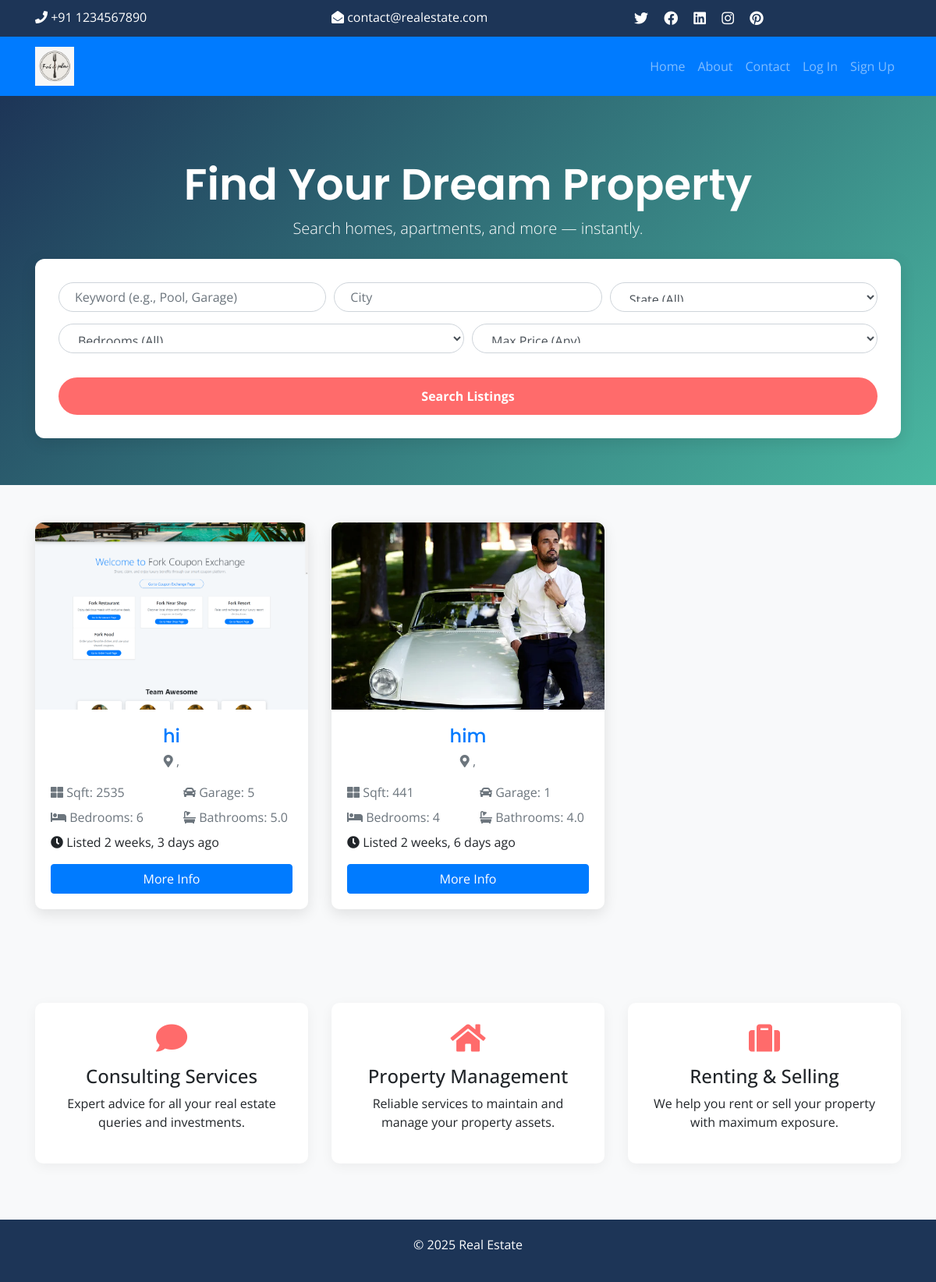
/main_page/realindex, run on the app's committed database.
### main_page/models.py (models this page shows, shortened)
class Listing(models.Model):
  realtor = models.ForeignKey(Realtor, on_delete=models.CASCADE)
  title = models.CharField(max_length=200)
  address = models.CharField(max_length=200)
  city = models.CharField(max_length=100)
  state = models.CharField(max_length=100)
  zipcode = models.CharField(max_length=20)
  description = models.TextField(blank=True)
  price = models.IntegerField()
  bedrooms = models.IntegerField()
  bathrooms = models.DecimalField(max_digits=2, decimal_places=1)
  garage = models.IntegerField(default=0)
  sqft = models.IntegerField()
  lot_size = models.DecimalField(max_digits=5, decimal_places=1)
  photo_main = models.ImageField(upload_to='photos/%Y/%m/%d/')
  photo_1 = models.ImageField(upload_to='photos/%Y/%m/%d/', blank=True)
  photo_2 = models.ImageField(upload_to='photos/%Y/%m/%d/', blank=True)
  photo_3 = models.ImageField(upload_to='photos/%Y/%m/%d/', blank=True)
  photo_4 = models.ImageField(upload_to='photos/%Y/%m/%d/', blank=True)
  photo_5 = models.ImageField(upload_to='photos/%Y/%m/%d/', blank=True)
  photo_6 = models.ImageField(upload_to='photos/%Y/%m/%d/', blank=True)
  is_published = models.BooleanField(default=True)
  list_date = models.DateTimeField(default=datetime.now, blank=True)

### main_page/views.py (the view)
# urls.py: path('realindex',views.realindex,name ='realindex'),
def realindex(request):
    listings = Listing.objects.order_by("-list_date").filter(is_published=True)[:3]
    context = {
        "listings": listings,
        "state_choices": state_choices,
        "bedroom_choices": bedroom_choices,
        "price_choices": price_choices,
    }
    return render(request, "main_page/index.html", context)

### templates/main_page/index.html (shortened to what this page needs)
{% load static %}
<!DOCTYPE html>
<html lang="en">
  <head>
    <link href="https://stackpath.bootstrapcdn.com/bootstrap/4.5.2/css/bootstrap.min.css" rel="stylesheet" />
    <link href="https://cdnjs.cloudflare.com/ajax/libs/font-awesome/5.15.4/css/all.min.css" rel="stylesheet" />
  </head>
  <body>
    <section id="top-bar">
      <div class="container">
        <div class="row text-center text-md-left">
          <div class="col-md-4 mb-2 mb-md-0">
            <i class="fas fa-phone"></i> +91 1234567890
          </div>
          <div class="col-md-4 mb-2 mb-md-0">
            <i class="fas fa-envelope-open"></i> contact@realestate.com
          </div>
          <div class="col-md-4 social">
            <a href="#"><i class="fab fa-twitter"></i></a>
            <a href="#"><i class="fab fa-facebook"></i></a>
            <a href="#"><i class="fab fa-linkedin"></i></a>
            <a href="#"><i class="fab fa-instagram"></i></a>
            <a href="#"><i class="fab fa-pinterest"></i></a>
          </div>
        </div>
      </div>
    </section>
    <nav class="navbar navbar-expand-lg navbar-dark bg-primary sticky-top">
      <div class="container">
        <a class="navbar-brand" href="#"><img src="{% static 'userside_desktop/logo.png' %}" alt="Logo" height="50" /></a>
        <div class="collapse navbar-collapse" id="mainNavbar">
          <ul class="navbar-nav ml-auto">
            <li class="nav-item{% if request.path == '/' %} active{% endif %}">
              <a class="nav-link" href="{% url 'pre_home_screen' %}">Home</a>
            </li>
            <li class="nav-item">
              <a class="nav-link" href="{% url 'about' %}">About</a>
            </li>
            <li class="nav-item">
              <a class="nav-link" href="#">Contact</a>
            </li>
            {% if user.is_authenticated %}
              <li class="nav-item d-flex align-items-center mx-2">
                <img src="{% static 'honor_Side_image/defualt_logo.png' %}" class="rounded-circle" width="30" height="30" />
                <span class="text-white ml-2">Hi, {{ user.username }}</span>
              </li>
              <li class="nav-item">
                <a class="nav-link" href="{% url 'logout_view' %}">Log Out</a>
              </li>
            {% else %}
              <li class="nav-item">
                <a class="nav-link" href="{% url 'login' %}">Log In</a>
              </li>
              <li class="nav-item">
                <a class="nav-link" href="{% url 'verify_login_otp' %}">Sign Up</a>
              </li>
            {% endif %}
          </ul>
        </div>
      </div>
    </nav>
    <section id="showcase">
      <div class="container">
        <h1 class="display-4">Find Your Dream Property</h1>
        <p class="lead">Search homes, apartments, and more — instantly.</p>
        <div class="search-form mx-auto mt-4">
          <form>
            <div class="form-row">
              <div class="col-md-4">
                <input type="text" class="form-control" placeholder="Keyword (e.g., Pool, Garage)" />
              </div>
              <div class="col-md-4">
                <input type="text" class="form-control" placeholder="City" />
              </div>
              <div class="col-md-4">
                <select class="form-control">
                  <option selected>State (All)</option>
                </select>
              </div>
            </div>
            <div class="form-row">
              <div class="col-md-6">
                <select class="form-control">
                  <option selected>Bedrooms (All)</option>
                </select>
              </div>
              <div class="col-md-6">
                <select class="form-control">
                  <option selected>Max Price (Any)</option>
                </select>
              </div>
            </div>
            <button type="submit" class="btn btn-primary mt-3">Search Listings</button>
          </form>
        </div>
      </div>
    </section>
    <section class="py-5">
      <div class="container">
        <div class="row">
          {% for listing in listings %}
            <div class="col-md-6 col-lg-4 mb-4">
              <div class="card">
                <img src="http://127.0.0.1:8000/main_page{{ listing.photo_main.url }}" class="card-img-top" alt="{{ listing.title }}" />
                <div class="card-body">
                  <div class="listing-heading text-center">
                    <h4 class="text-primary">{{ listing.title }}</h4>
                    <p class="text-muted">
                      <i class="fas fa-map-marker-alt"></i> {{ listing.city }}, {{ listing.state }} {{ listing.zipcode }}
                    </p>
                  </div>
                  <div class="row text-secondary mb-2">
                    <div class="col-6">
                      <i class="fas fa-th-large"></i> Sqft: {{ listing.sqft }}
                    </div>
                    <div class="col-6">
                      <i class="fas fa-car"></i> Garage: {{ listing.garage }}
                    </div>
                  </div>
                  <div class="row text-secondary mb-2">
                    <div class="col-6">
                      <i class="fas fa-bed"></i> Bedrooms: {{ listing.bedrooms }}
                    </div>
                    <div class="col-6">
                      <i class="fas fa-bath"></i> Bathrooms: {{ listing.bathrooms }}
                    </div>
                  </div>
                  <p>
                    <i class="fas fa-clock"></i> Listed {{ listing.list_date|timesince }} ago
                  </p>
                  <a href="{% url 'listing_detail' listing.id %}" class="btn btn-primary btn-block">More Info</a>
                </div>
              </div>
            </div>
          {% empty %}
            <div class="col-12 text-center">
              <p>No listings found.</p>
            </div>
          {% endfor %}
        </div>
      </div>
    </section>
    <section id="services" class="py-5 bg-light">
      <div class="container">
        <div class="row text-center">
          <div class="col-md-4 mb-4">
            <div class="service-box">
              <i class="fas fa-comment"></i>
              <h4>Consulting Services</h4>
              <p>Expert advice for all your real estate queries and investments.</p>
            </div>
          </div>
          <div class="col-md-4 mb-4">
            <div class="service-box">
              <i class="fas fa-home"></i>
              <h4>Property Management</h4>
              <p>Reliable services to maintain and manage your property assets.</p>
            </div>
          </div>
          <div class="col-md-4 mb-4">
            <div class="service-box">
              <i class="fas fa-suitcase"></i>
              <h4>Renting & Selling</h4>
              <p>We help you rent or sell your property with maximum exposure.</p>
            </div>
          </div>
        </div>
      </div>
    </section>
    <footer id="main-footer" class="text-center">
      <p>
        &copy; <span class="year"></span> Real Estate
      </p>
    </footer>
  </body>
</html>

### templates/main_page/index.html (style rules this page uses)
body { font-family: 'Open Sans', sans-serif; background-color: #f8f9fa; }
#top-bar { background-color: #1d3557; color: white; padding: 10px 0; }
#top-bar .social a { color: white; font-size: 18px; margin: 0 8px; }
#showcase { background: linear-gradient(135deg, #1d3557, #4ab8a1); color: white; padding: 80px 0 60px; text-align: center; }
#showcase h1 { font-family: 'Poppins', sans-serif; font-weight: 600; }
.search-form { background-color: white; padding: 30px; border-radius: 12px; box-shadow: 0 5px 20px rgba(0, 0, 0, 0.1); margin-top: 30px; }
.search-form input, .search-form select { border-radius: 30px; margin-bottom: 15px; padding: 12px 20px; }
.search-form button { border-radius: 30px; padding: 12px; background-color: #ff6b6b; border: none; width: 100%; color: white; font-weight: bold; transition: background 0.3s; }
.card { border: none; border-radius: 10px; box-shadow: 0 6px 18px rgba(0, 0, 0, 0.1); transition: transform 0.3s ease; }
.card img { height: 240px; object-fit: cover; border-top-left-radius: 10px; border-top-right-radius: 10px; }
.listing-heading h4 { font-family: 'Poppins', sans-serif; font-weight: 500; margin-bottom: 5px; }
.service-box { background-color: white; padding: 25px; border-radius: 10px; box-shadow: 0 4px 16px rgba(0, 0, 0, 0.05); transition: 0.3s ease-in-out; }
.service-box i { font-size: 2.5rem; color: #ff6b6b; margin-bottom: 15px; }
#main-footer { background-color: #1d3557; color: white; padding: 20px 0; }

### data on the page
Listing: photo_main (picture), title "hi", sqft "2535", garage "5", bedrooms "6", bathrooms "5.0", list_date "2 weeks, 3 days"
Listing: photo_main (picture), title "him", sqft "441", garage "1", bedrooms "4", bathrooms "4.0", list_date "2 weeks, 6 days"
